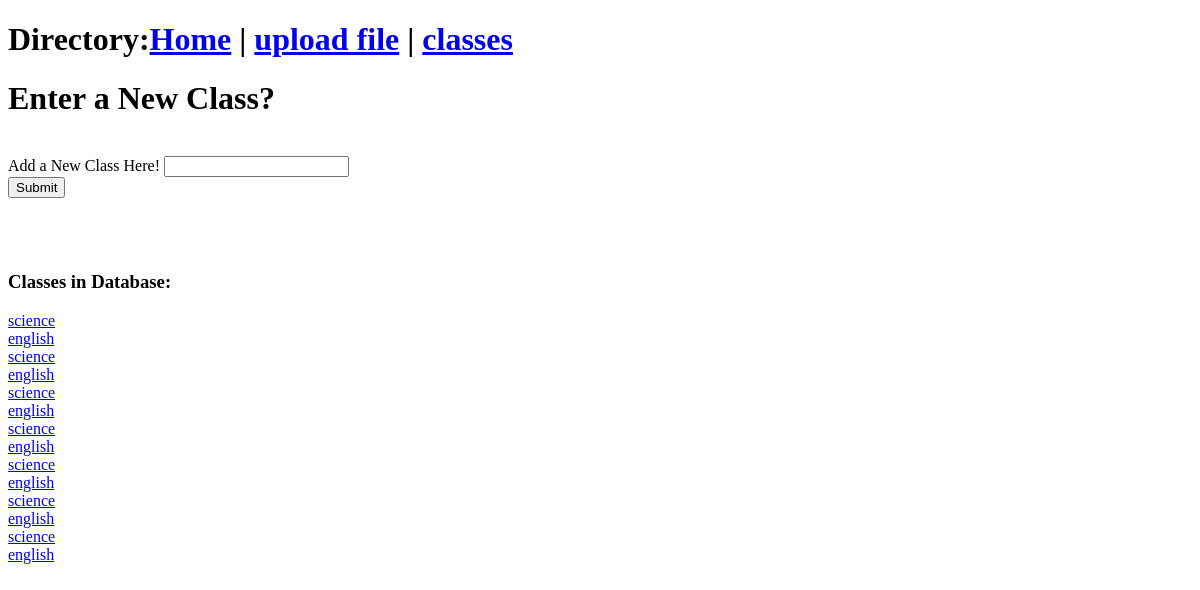
The app's page /classes, older data.
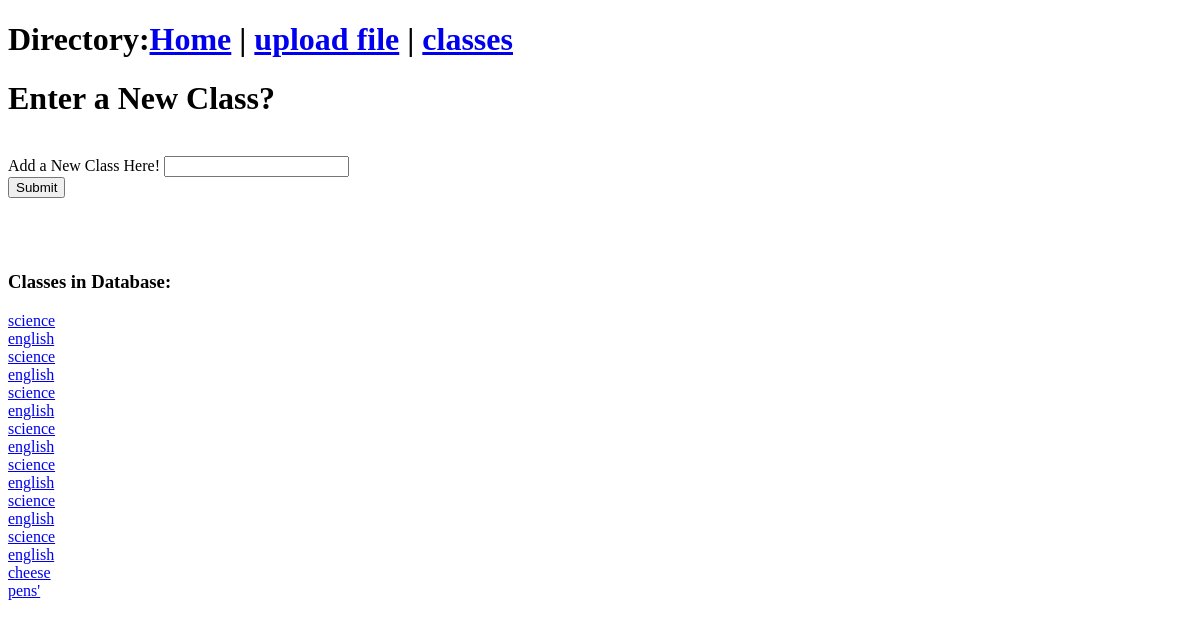
The same page, newer data.
### database.py (models this page shows, shortened)
class Class(Base):
    __tablename__ = 'class'
    id = Column(Integer, primary_key = True)
    name = Column(String(200), nullable=False)
    date_added = Column(String, default=str(datetime.datetime.now))

### main.py (the view, shortened to what this page needs)
@app.route("/classes", methods=['GET','POST'])
def add_class():
    name = None
    form = ClassForm()
    our_classes = course_info.get_class_and_ids()
    return render_template('add_class.html',
    name = name,
    form = form,
    our_classes=our_classes)

### main.py
class ClassForm(FlaskForm):
    name = StringField("Add a New Class Here!", validators=[DataRequired()])
    submit = SubmitField("Submit")

### database.py (called while the page is built)
    def get_class_and_ids(self):
        classes = self.session.query(Class.name, Class.id).all()
        return list(classes)

### templates/add_class.html (shortened to what this page needs)
{% extends "base.html" %}
{% block content %}
{% if name %}
    <h1>You entered in the class: {{ name }}</h1>
{% else %}
    <h1>Enter a New Class?</h1>
    <br>
    <form action = "/classes" method="POST">
        {{ form.name.label }}
        {{ form.name() }}
        <br>
        {{ form.submit() }}
    </form>
    <br><br><br>
    <h3>Classes in Database:</h3>
{% for our_class in our_classes %}
    <tr>
    <td>
    <a href="{{ url_for('cmenu', id=our_class[1])}}">{{ our_class[0] }}</a><br>
    </td>
    </tr>
{% endfor %}
{% endif %}
{% endblock %}

### templates/base.html (shortened to what this page needs)
<!DOCTYPE html>
<html>
<head>
</head>
<body>
    <div>
        <h1>Directory:<a href="/">Home</a> | <a href="/upload">upload file</a> | <a href="/classes">classes</a></h1>
    </div>
{% block content%} {% endblock %}
</body>
</html>

Row changes from the older to the newer data that the page shows:
added Class: name "cheese"
added Class: name "pens'"
